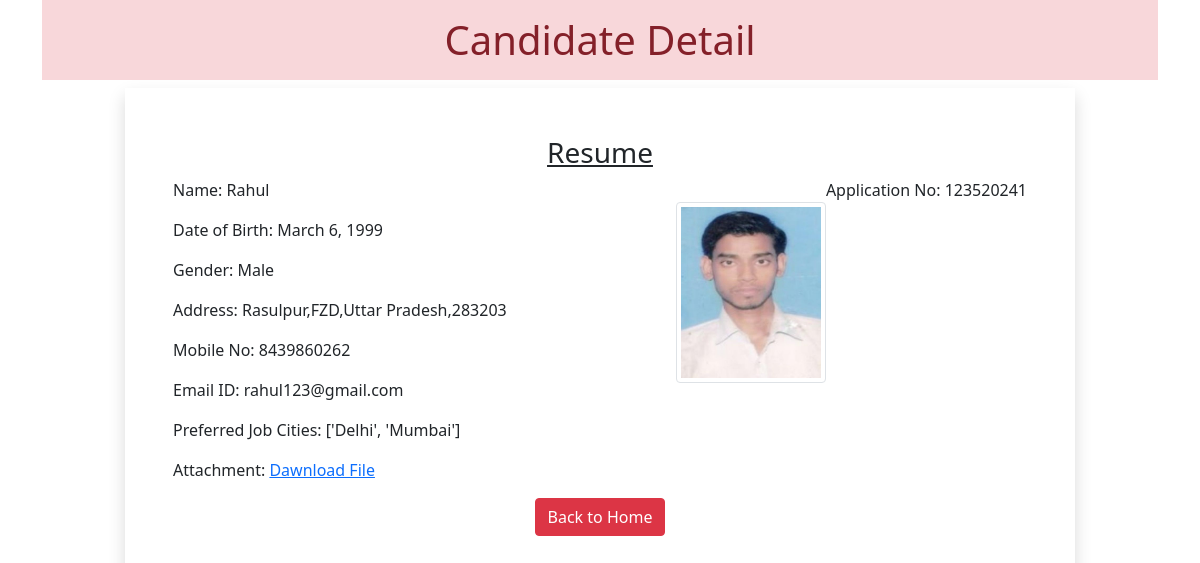
The page /1 on the database its author committed.
### myapp/models.py (models this page shows)
class Resume(models.Model):
    name = models.CharField(max_length=100)
    dob =models.DateField(auto_now_add=False,auto_now=False)
    gender = models.CharField(max_length=100)
    locality = models.CharField(max_length=100)
    city = models.CharField(max_length=100)
    pin = models.PositiveIntegerField()
    state = models.CharField(max_length=100, choices=STATE_CHOICE)
    mobile = models.PositiveIntegerField()
    email = models.EmailField()
    job_city = models.CharField(max_length=100)
    profile_image = models.ImageField(upload_to='profileimage',blank=True)
    my_file = models.FileField(upload_to='doc', blank=True)

### myapp/views.py (the view)
# urls.py: path('<int:pk>', views.CandidateView.as_view(), name='candidate'),
class CandidateView(View):
    def get(self, request, pk):
        candidate = Resume.objects.get(pk=pk)
        return render(request, 'myapp/candidate.html', {'candidate': candidate})

### template/myapp/candidate.html (shortened to what this page needs)
<!DOCTYPE html>
<html lang="en">
<head>
     <link href="https://cdn.jsdelivr.net/npm/bootstrap@5.0.2/dist/css/bootstrap.min.css" rel="stylesheet"
>
    <link rel="stylesheet" href="https://cdn.jsdelivr.net/npm/bootstrap-icons@1.11.3/font/bootstrap-icons.min.css">
</head>
<body>
<div class="container">
    <h1 class="alert-danger text-center p-3">Candidate Detail</h1>
    <div class="row">
        <div class="col-sm-10 shadow p-5 offset-sm-1">
            <h3 class="text-center"><u>Resume</u></h3>
            <p class="float-end">Application No: 12352024{{ candidate.id}}</p>
            <img src="{{candidate.profile_image.url}}" alt="" class="img-fluid img-thumbnail float-end mt-4"
                 width="150" height="150">
            <p> Name: {{candidate.name}}</p>
            <p> Date of Birth: {{candidate.dob}}</p>
            <p> Gender: {{candidate.gender}}</p>
            <p> Address: {{candidate.locality}},{{candidate.city}},{{candidate.state}},{{candidate.pin}}</p>
            <p> Mobile No: {{candidate.mobile}}</p>
            <p> Email ID: {{candidate.email}}</p>
            <p> Preferred Job Cities: {{candidate.job_city }}</p>
            <p> Attachment: <a href="{{candidate.my_file.url}}">Dawnload File</a></p>
            <div class="text-center">
             <a href="/" class="btn btn-danger">Back to Home</a>
            </div>
        </div>
    </div>
</div>
</body>
</html>

### rows shown on the page
Resume: id "1", profile_image (picture), name "Rahul", dob "March 6, 1999", gender "Male", locality "Rasulpur", city "FZD", state "Uttar Pradesh", pin "283203", mobile "8439860262", email "rahul123@gmail.com", job_city "['Delhi', 'Mumbai']"
